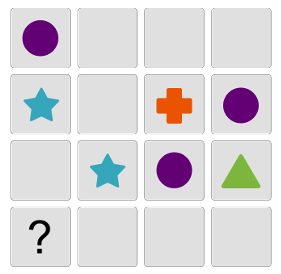
#> input picture phase 1 image matching/assets/Example1.png, 281 x 274 px, found by its file name
$ python phase1_code.py
#> lines starting #> are read from the running program, lines starting #| are printed output that depends on the picture
import cv2
import numpy as np
import os

def debug_ultimate_solver(screenshot_path, template_folder, grid_size=4):
    # --- 1. SETUP ---
#> called with grid_size = 4
    img_rgb = cv2.imread(screenshot_path)
#> img_rgb is the input picture: shape (274, 281, 3); mean B, G, R 220.8, 218.1, 221.3
    if img_rgb is None:
        print(f"Error: Could not load {screenshot_path}")
        return

    img_gray = cv2.cvtColor(img_rgb, cv2.COLOR_BGR2GRAY)
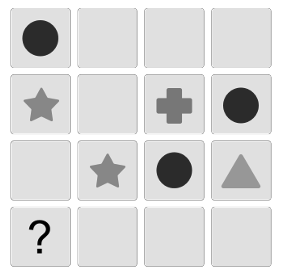
#> img_gray: shape (274, 281); min 0, max 255, mean 219.4
    h_main, w_main = img_gray.shape
#> h_main = 274; w_main = 281

    # Grid Calculation
    cell_h, cell_w = h_main // grid_size, w_main // grid_size
#> cell_h = 68; cell_w = 70

    # Prepare Visuals
    locked_img = img_rgb.copy()
    virtual_grid = [["." for _ in range(grid_size)] for _ in range(grid_size)]

    templates = []
    for f in os.listdir(template_folder):
        if f.lower().endswith(('.png', '.jpg')):
            templates.append((f.replace(".png", ""), cv2.imread(os.path.join(template_folder, f), 0)))
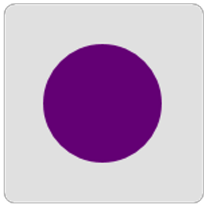
#> input picture phase 1 image matching/assets/templates/1circle.png, 208 x 208 px, found by its file name

    print("Controls: [SPACE] Next Scale | [ESC] Quit")

    # --- 2. MAIN LOOP ---
    for label, raw_template in templates:
        # Loop scales relative to the CELL SIZE
        scales = np.linspace(0.8, 1.1, 8)

        for scale in scales:
            target_w = int(cell_w * scale)
            target_h = int(cell_h * scale)

            if target_w >= w_main or target_h >= h_main: continue

            curr_template = cv2.resize(raw_template, (target_w, target_h))

            # A. MATCHING
            res = cv2.matchTemplate(img_gray, curr_template, cv2.TM_CCOEFF_NORMED)
            min_val, max_val, min_loc, max_loc = cv2.minMaxLoc(res)

            # --- FIX 1: HIGH-CONTRAST HEATMAP ---
            # Clip negative values (noise) to 0
            res = np.maximum(res, 0)

            # Stretch contrast: 0.6 -> 1.0 becomes 0 -> 255
            contrast_floor = 0.6
            heatmap_stretched = (res - contrast_floor) / (1.0 - contrast_floor)
            heatmap_stretched = np.clip(heatmap_stretched, 0, 1)
            heatmap_uint8 = (heatmap_stretched * 255).astype(np.uint8)

            heatmap_color = cv2.applyColorMap(heatmap_uint8, cv2.COLORMAP_JET)

            # --- FIX 2: CENTERED PADDING (Fixed Alignment) ---
            # We want the "hotspot" to appear at the CENTER of the object,
            # not the top-left corner. So we shift the image by half the template size.

            h_res, w_res, _ = heatmap_color.shape

            # Calculate padding to center the result
            pad_top = target_h // 2
            pad_left = target_w // 2
            pad_bottom = h_main - h_res - pad_top
            pad_right = w_main - w_res - pad_left

            # Apply padding to all 4 sides
            # Using BORDER_CONSTANT (Black) helps visualize the "unsearchable" border area
            heatmap_display = cv2.copyMakeBorder(
                heatmap_color,
                pad_top, pad_bottom, pad_left, pad_right,
                cv2.BORDER_CONSTANT, value=(0, 0, 0)
            )

            # Add Grid Lines
            for i in range(1, grid_size):
                cv2.line(heatmap_display, (i*cell_w, 0), (i*cell_w, h_main), (50, 50, 50), 1)
                cv2.line(heatmap_display, (0, i*cell_h), (w_main, i*cell_h), (50, 50, 50), 1)

            # --- SOLVER VIEW ---
            display_img = locked_img.copy()

            # Only draw boxes if score is genuinely high (User requested 0.90)
            threshold = 0.90
            loc = np.where(res >= threshold)

            candidates = []
            for pt in zip(*loc[::-1]):
                candidates.append(pt)
                cv2.rectangle(display_img, pt, (pt[0] + target_w, pt[1] + target_h), (255, 100, 0), 2)

            # UI Text
            info = f"{label} | Scale: {scale:.2f}x | Score: {max_val:.2f}"
            cv2.putText(display_img, info, (10, 30), cv2.FONT_HERSHEY_SIMPLEX, 0.7, (0,0,0), 4)
            cv2.putText(display_img, info, (10, 30), cv2.FONT_HERSHEY_SIMPLEX, 0.7, (255,255,255), 2)

            # SHOW WINDOWS
            cv2.imshow("1. Heatmap (Aligned)", heatmap_display)
            cv2.imshow("2. Solver View", display_img)

            # LOCK IN LOGIC
            if max_val > 0.90:
                for pt in candidates:
                    center_x, center_y = pt[0] + target_w//2, pt[1] + target_h//2
                    c, r = center_x // cell_w, center_y // cell_h
                    if 0 <= c < grid_size and 0 <= r < grid_size:
                        if virtual_grid[r][c] == ".":
                            virtual_grid[r][c] = label[0].upper()
                            cv2.rectangle(locked_img, pt, (pt[0] + target_w, pt[1] + target_h), (0, 255, 0), 2)

            key = cv2.waitKey(0)
            if key == 27: # ESC
                cv2.destroyAllWindows()
                return
#> this loop made 1 pass; (key Esc is pressed on pass 1)
#> (label, scales) on pass 1: ('1circle', [0.8, 0.843, 0.886, 0.929, 0.971, 1.01, 1.06, 1.1])
#> pass 1, in debug_ultimate_solver, `cv2.imshow("1. Heatmap (Aligned)", heatmap_display)`:
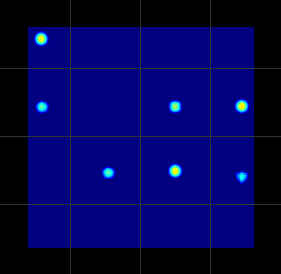
#> window '1. Heatmap (Aligned)': shape (274, 281, 3); mean B, G, R 83.1, 3, 1.6
#> pass 1, in debug_ultimate_solver, `cv2.imshow("2. Solver View", display_img)`:
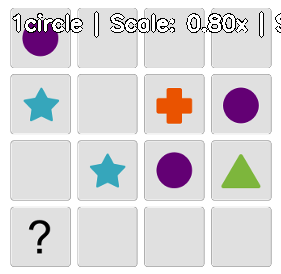
#> window '2. Solver View': shape (274, 281, 3); mean B, G, R 218.5, 216.1, 219
#> after the loop:
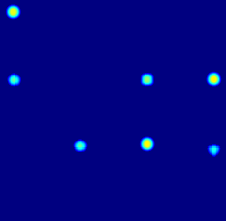
#> heatmap_color: shape (221, 226, 3); mean B, G, R 129.9, 3, 0.8
#> after the loop:
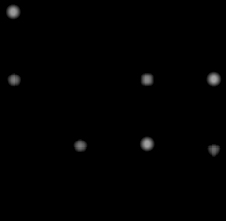
#> heatmap_uint8: shape (221, 226); min 0, max 162, mean 1.6
#> after the loop:
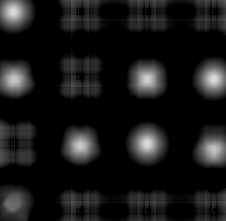
#> res: shape (221, 226) float32; min 0, max 0.855, mean 0.0941
#> after the loop, virtual_grid = [['.', '.', '.', '.'], ['.', '.', '.', '.'], ['.', '.', '.', '.'], ['.', '.', '.', '.']]

    cv2.destroyAllWindows()
    print("Final Grid:")
    for r in virtual_grid: print(r)
# debug_portfolio_visualizer("Example1.png", "templates/", grid_size=4)


shapes_template_location = '/Users/jordanchong/Desktop/github code/gap-solver-app/phase 1 image matching/assets/templates/'
screenshot_filelocation = '/Users/jordanchong/Desktop/github code/gap-solver-app/phase 1 image matching/assets/Example1.png'
debug_ultimate_solver(screenshot_filelocation, shapes_template_location)
#cv2.imwrite("/Users/jordanchong/Desktop/github code/gap-solver-app/phase 1 image matching/assets/act1_failure.png", result)
